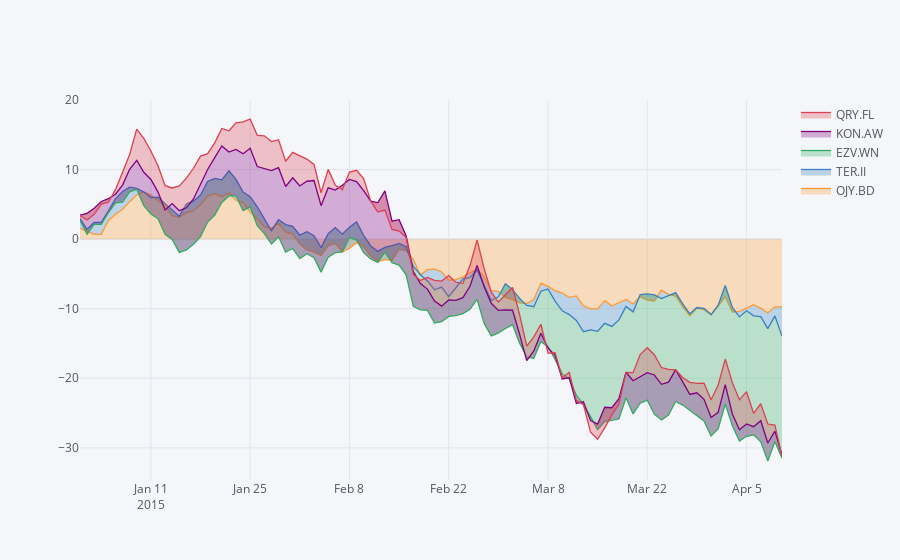

Here is the notebook cell this chart was saved with:
### Code cell
df.iplot(kind='area', fill=True)
